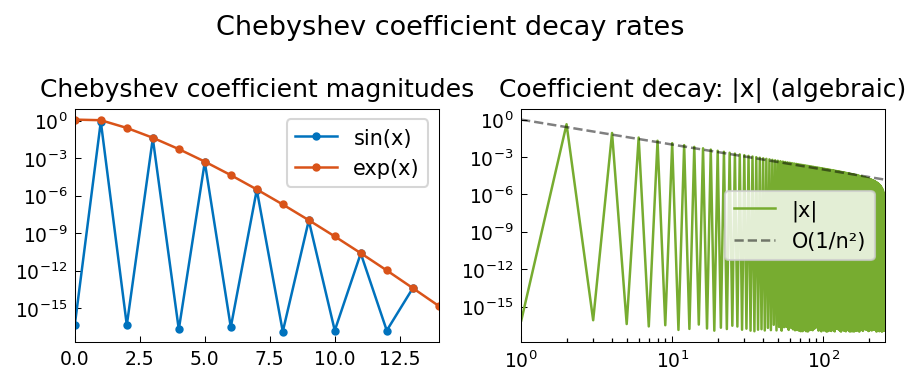

The script that saved this image:
"""Chebyshev coefficients and convergence.

Demonstrates Chebyshev coefficient decay, exact coefficients, and
convergence rates, following cheb/ChebyshevCoeffs.m by Nick Trefethen
(September 2010) and cheb/Convergence.m by Alex Townsend (October 2010).

Original MATLAB Chebfun: Copyright 2017 by The University of Oxford and
The Chebfun Developers. See https://www.chebfun.org/ for Chebfun information.
"""
import os

os.environ.setdefault("XLA_PYTHON_CLIENT_PREALLOCATE", "false")

import matplotlib

matplotlib.use("Agg")
import os
import sys

import jax.numpy as jnp
import matplotlib.pyplot as plt
import numpy as np

sys.path.insert(0, os.path.join(os.path.dirname(__file__), '..', '..', 'src'))

import chebfunjax as cj
from chebfunjax.plotting import chebfun_style

chebfun_style()


def run():
    print("=" * 60)
    print("Chebyshev coefficients and convergence")
    print("=" * 60)

    # --- Coefficient decay for analytic function ---
    f = cj.chebfun(jnp.sin)
    coeffs_sin = f.funs[0].tech.coeffs
    print(f"\nsin(x): {len(coeffs_sin)} Chebyshev coefficients")
    print("First 8 non-tiny coefficients:")
    for i, c in enumerate(coeffs_sin[:8]):
        print(f"  a_{i} = {float(c):.6e}")

    # sin(x) has only odd-index coefficients
    for i in range(0, min(8, len(coeffs_sin)), 2):
        assert abs(float(coeffs_sin[i])) < 1e-14, f"a_{i} should be zero for sin(x)"

    # --- Exact coefficients of exp(x): I_n(1) (modified Bessel) ---
    f_exp = cj.chebfun(jnp.exp)
    coeffs_exp = f_exp.funs[0].tech.coeffs
    print(f"\nexp(x): {len(coeffs_exp)} Chebyshev coefficients")
    print("First 6 (geometric decay):")
    for i, c in enumerate(coeffs_exp[:6]):
        print(f"  a_{i} = {float(c):.8e}")

    # Geometric decay: ratio ~ 1/e per step (roughly)
    ratios = [abs(float(coeffs_exp[i+1]) / float(coeffs_exp[i]))
              for i in range(1, min(8, len(coeffs_exp)-1))
              if abs(float(coeffs_exp[i])) > 1e-16]
    print(f"  Decay ratios (should be <1): {[f'{r:.3f}' for r in ratios[:5]]}")
    assert all(r < 1.0 for r in ratios), "Coefficients should decay"

    # --- Convergence rates ---
    # C^k function: algebraic rate
    # Analytic function: geometric rate
    print("\n1/cosh(x) (entire): convergence")
    f_sech = cj.chebfun(lambda x: 1.0 / jnp.cosh(x))
    print(f"  Length: {len(f_sech.funs[0].tech.coeffs)}")

    # --- Plot: coefficient magnitudes ---
    _here = os.path.dirname(os.path.abspath(__file__))
    fig, axes = plt.subplots(1, 2)

    # Chebyshev coefficients of sin(x), exp(x), abs(x)
    f_abs = cj.chebfun(jnp.abs, n=256)
    c_sin = np.abs(np.array(coeffs_sin))
    c_exp = np.abs(np.array(coeffs_exp))
    c_abs = np.abs(np.array(f_abs.funs[0].tech.coeffs[:256]))

    axes[0].semilogy(c_sin[:20] + 1e-17, color='#0072BD', marker='.', linestyle='-', label='sin(x)')
    axes[0].semilogy(c_exp[:20] + 1e-17, color='#D95319', marker='.', linestyle='-', label='exp(x)')
    axes[0].set_title("Chebyshev coefficient magnitudes", fontsize=12)
    axes[0].legend()

    axes[1].semilogy(c_abs[:256] + 1e-17, color='#77AC30', linestyle='-', label='|x|')
    nn = np.arange(1, 257)
    axes[1].loglog(nn, 1.0/nn**2, 'k--', alpha=0.5, label='O(1/n²)')
    axes[1].set_title("Coefficient decay: |x| (algebraic)", fontsize=12)
    axes[1].legend()

    fig.suptitle("Chebyshev coefficient decay rates", fontsize=13)
    fig.tight_layout()
    fig.savefig(os.path.join(_here, "chebyshev_coefficients.png"), dpi=150, bbox_inches="tight")
    plt.close(fig)

    print("\nAll assertions passed.")
    return True

if __name__ == "__main__":
    run()
